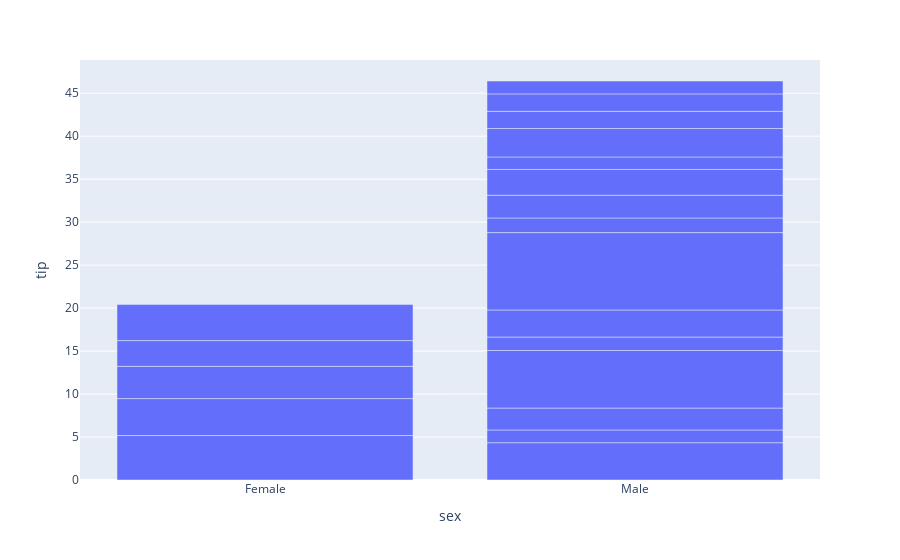

This figure's notebook cell:
### Code cell
fig = px.bar(data_frame=df, x="sex", y="tip")
fig.show()

### Figure 1 — Plotly figure (JSON) as saved in the notebook; plotly's stock layout.template omitted (floating-point values rounded to 4 significant figures)
{"data": [{"hovertemplate": "sex=%{x}<br>tip=%{y}<extra></extra>", "legendgroup": "", "marker": {"color": "#636efa", "pattern": {"shape": ""}}, "name": "", "orientation": "v", "showlegend": false, "textposition": "auto", "type": "bar", "x": ["Female", "Male", "Male", "Female", "Male", "Male", "Male", "Male", "Female", "Male", "Male", "Male", "Male", "Female", "Male", "Male", "Male", "Male", "Male", "Female"], "xaxis": "x", "y": [5.17, 4.34, 1.48, 4.3, 2.55, 6.7, 1.56, 3.15, 3.75, 9.0, 1.71, 2.64, 3.0, 3.0, 1.45, 3.31, 2.0, 2.03, 1.5, 4.19], "yaxis": "y"}], "layout": {"barmode": "relative", "legend": {"tracegroupgap": 0}, "margin": {"t": 60}, "xaxis": {"anchor": "y", "domain": [0, 1], "title": {"text": "sex"}}, "yaxis": {"anchor": "x", "domain": [0, 1], "title": {"text": "tip"}}}}
